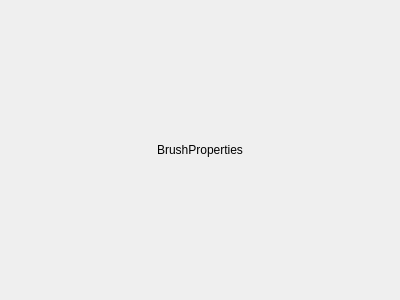
<?xml version="1.0" encoding="UTF-8"?>
<ui version="4.0">
 <class>BrushProperties</class>
 <widget class="QWidget" name="BrushProperties">
  <property name="geometry">
   <rect>
    <x>0</x>
    <y>0</y>
    <width>400</width>
    <height>300</height>
   </rect>
  </property>
  <property name="windowTitle">
   <string>Form</string>
  </property>
  <layout class="QVBoxLayout" name="verticalLayout">
   <item>
    <widget class="QLabel" name="label">
     <property name="text">
      <string>BrushProperties</string>
     </property>
     <property name="alignment">
      <set>Qt::AlignCenter</set>
     </property>
    </widget>
   </item>
  </layout>
 </widget>
 <resources/>
 <connections/>
</ui>
